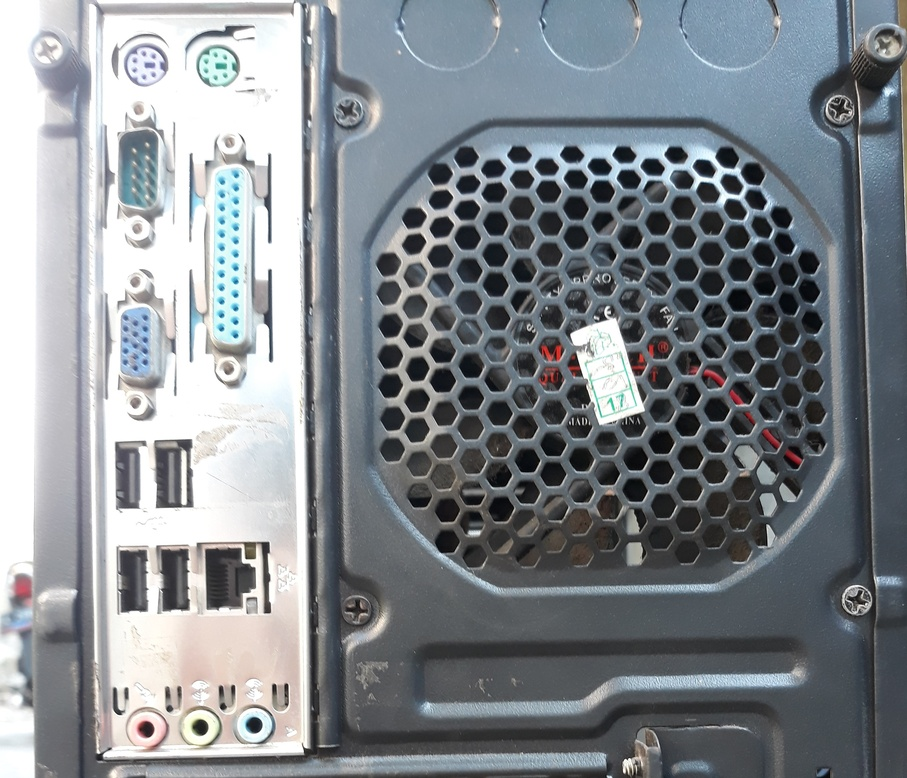
%> input picture img1.jpg, 907 x 778 px, shrunk from 3032 x 2600 before the run
$ octave matlab.m   (GNU Octave 9; MATLAB toolbox functions it lacks are replaced by stand-ins)
%> lines starting %> are read from the running program, lines starting %| are printed output that depends on the picture; in (x1, y1, x2, y2) boxes, pixels count from 0 and x2, y2 are one past the last pixel; in counts of white or black regions, pixels touching at a corner belong together; the program's own positions count from 1
image = imread('img1.jpg');
%> image is the input picture: size 778x907x3 uint8; mean R, G, B 132.3, 137.7, 142.7
a = im2bw(image);
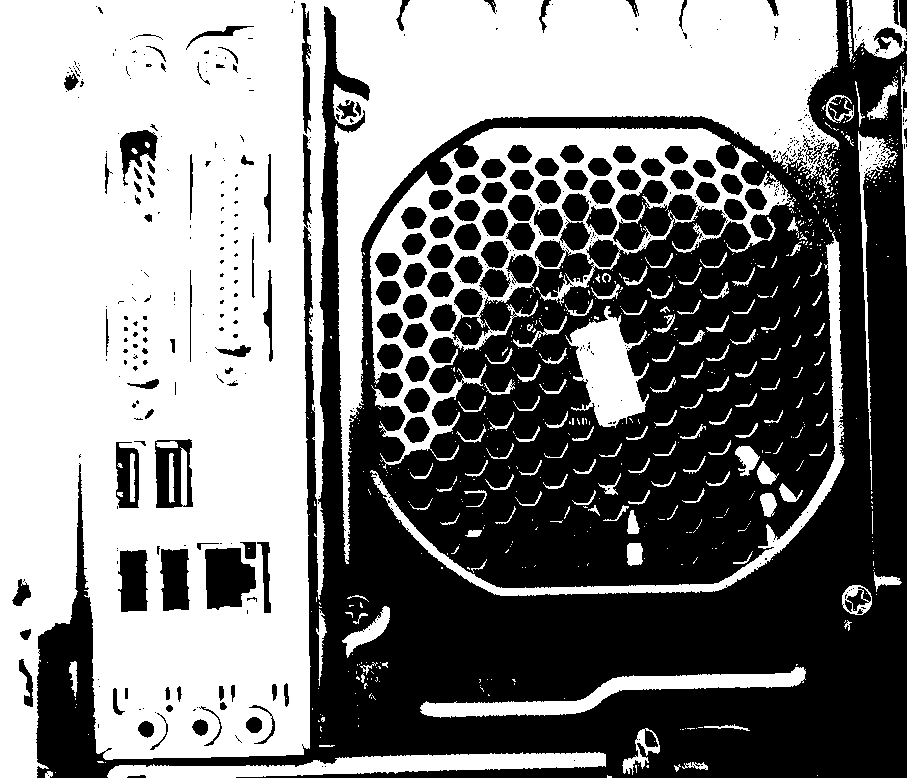
%> a: size 778x907 logical; 51.1% white; 523 black regions (391 under 20 px), largest, box (x1, y1, x2, y2) and area: (36, 0, 907, 778) 302764, (205, 548, 256, 610) 2446, (155, 439, 193, 508) 1673
s = regionprops(a,'centroid');
%> s = 645 regions; first 5, Centroid: [260.5 291.4], [49.4 775.1], [48 663], [56 773], [74.5 676.5]
figure;
imshow(s); title('input image');
%> (this line was passed over: imshow is not available in this run)
b = imcomplement(a);
% figure;
imshow(b); title('complement image');
[L,NUM] = bwlabel(b,4);
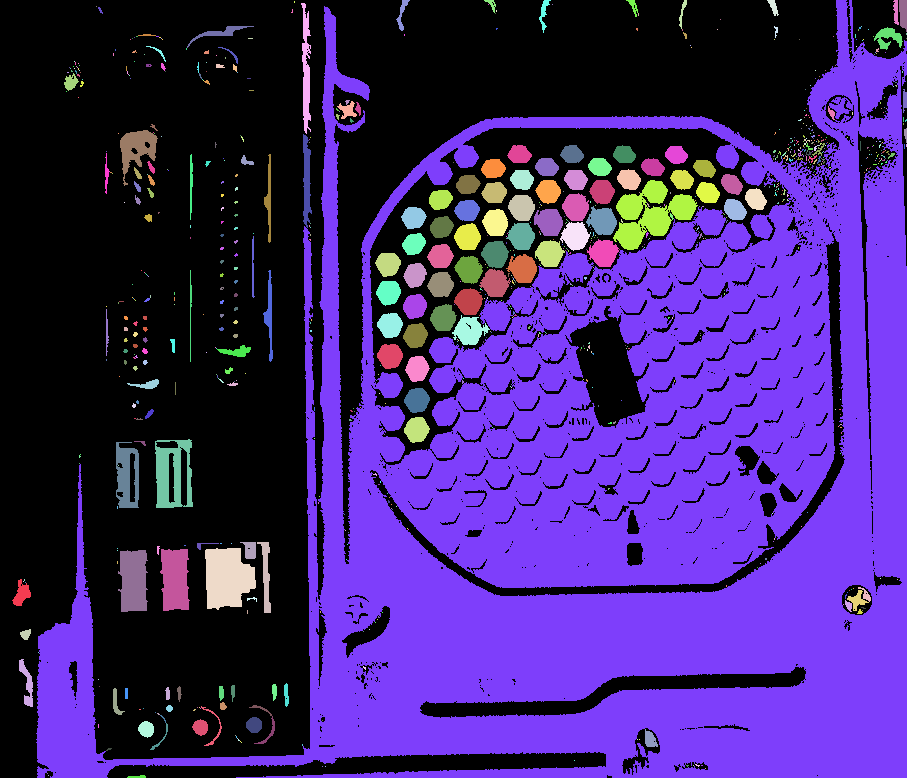
%> L: size 778x907 double; 870 distinct labels, from 0 to 869; one colour per label, 0 black
%> NUM = 869
% [5 lines of commented-out code are left out]
fprintf('jumlah lingkaran yang ditemukan : %d',NUM);
% disp(' ');printf('jumlah lingkaran yang ditemukan : %d',NUM);
disp(' ');
%| jumlah lingkaran yang ditemukan : 869

$ run again, with img2.jpg copied over img1.jpg
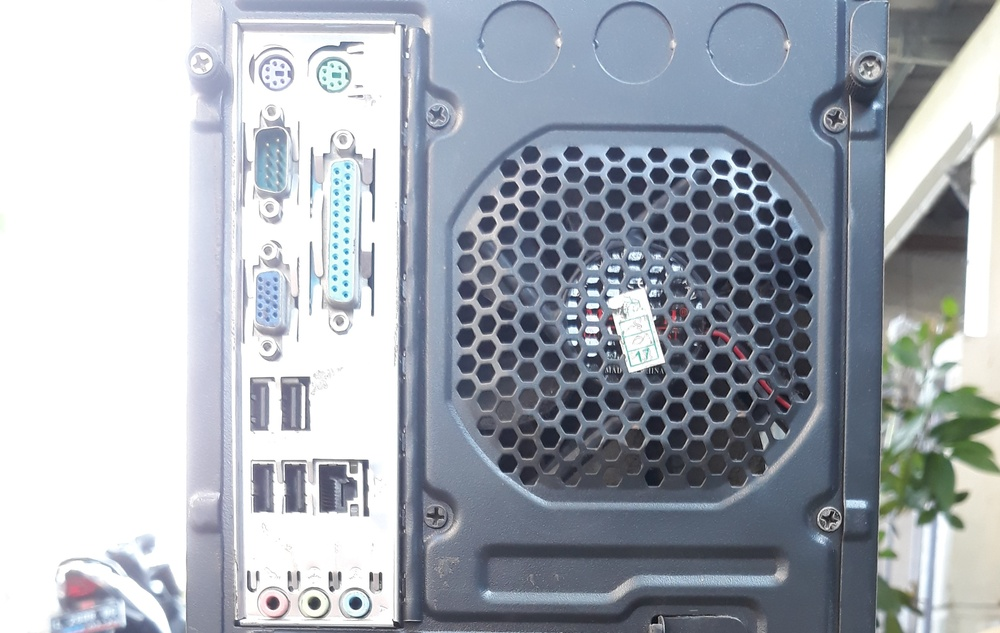
%> input picture img2.jpg, 1000 x 633 px, shrunk from 2832 x 1792 before the run
%> image is the input picture: size 633x1000x3 uint8; mean R, G, B 166.6, 172.7, 181.3
%> `a = im2bw(image);`:
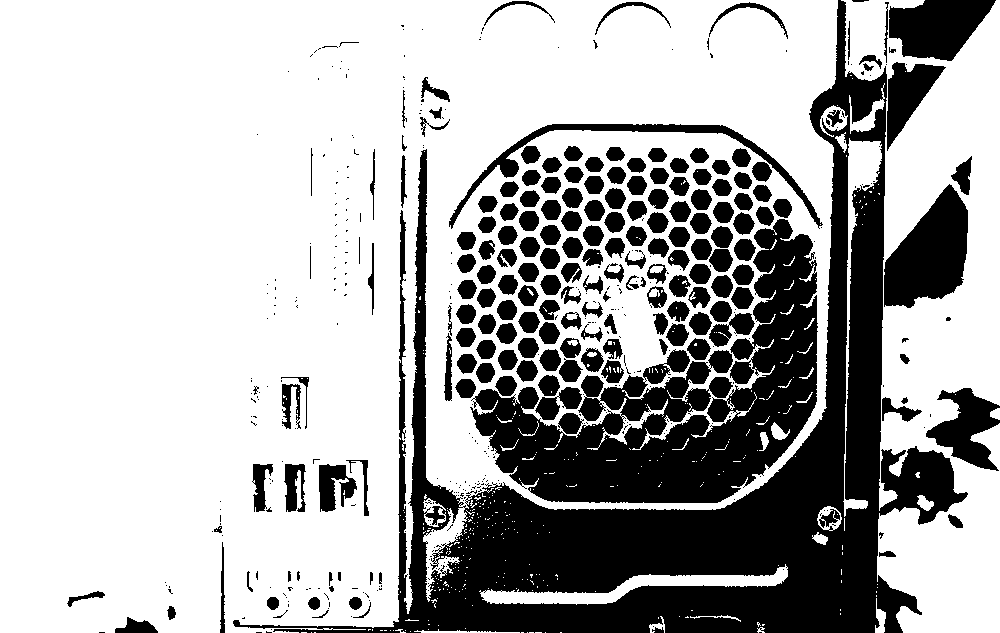
%> a: size 633x1000 logical; 68.9% white; 515 black regions (322 under 20 px), largest, box (x1, y1, x2, y2) and area: (233, 0, 968, 633) 90217, (470, 219, 818, 503) 40129, (884, 184, 968, 308) 6620
%> s = 384 regions; first 5, Centroid: [332.6 271.9], [217 531], [220.5 528.5], [284.7 397.2], [284 403.5]
%> `[L,NUM] = bwlabel(b,4);`:
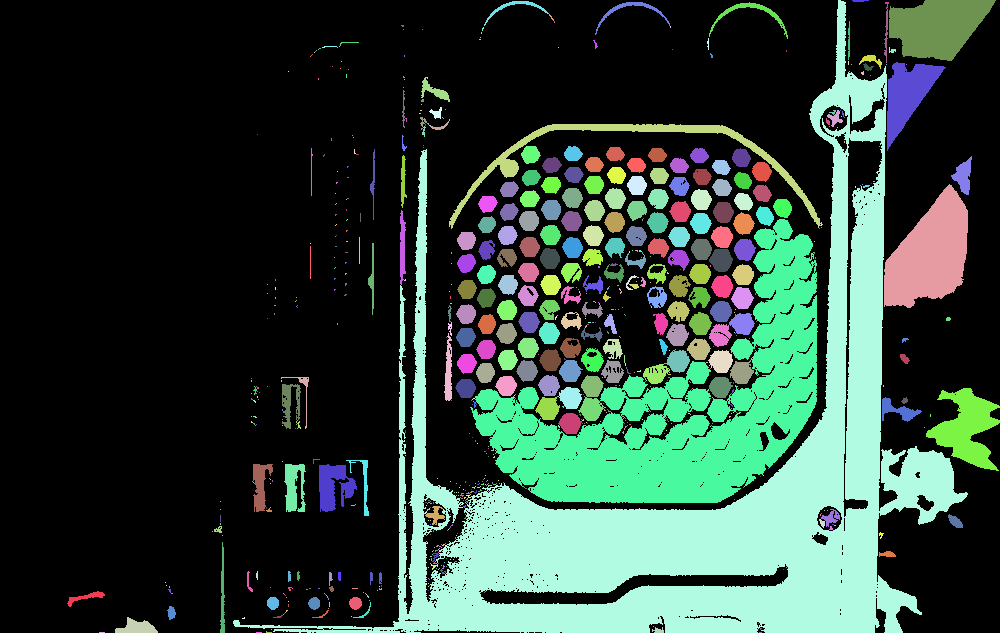
%> L: size 633x1000 double; 812 distinct labels, from 0 to 811; one colour per label, 0 black
%> NUM = 811
%| jumlah lingkaran yang ditemukan : 811

$ run again, with img3.jpg copied over img1.jpg
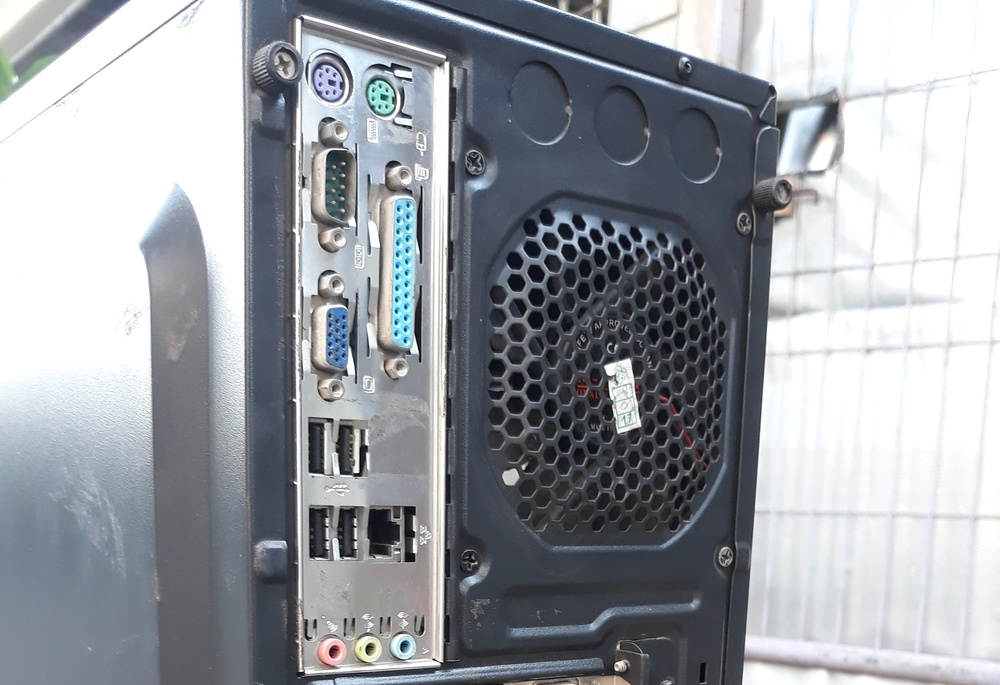
%> input picture img3.jpg, 1000 x 685 px, shrunk from 2840 x 1944 before the run
%> image is the input picture: size 685x1000x3 uint8; mean R, G, B 154.2, 157.9, 163.6
%> `a = im2bw(image);`:
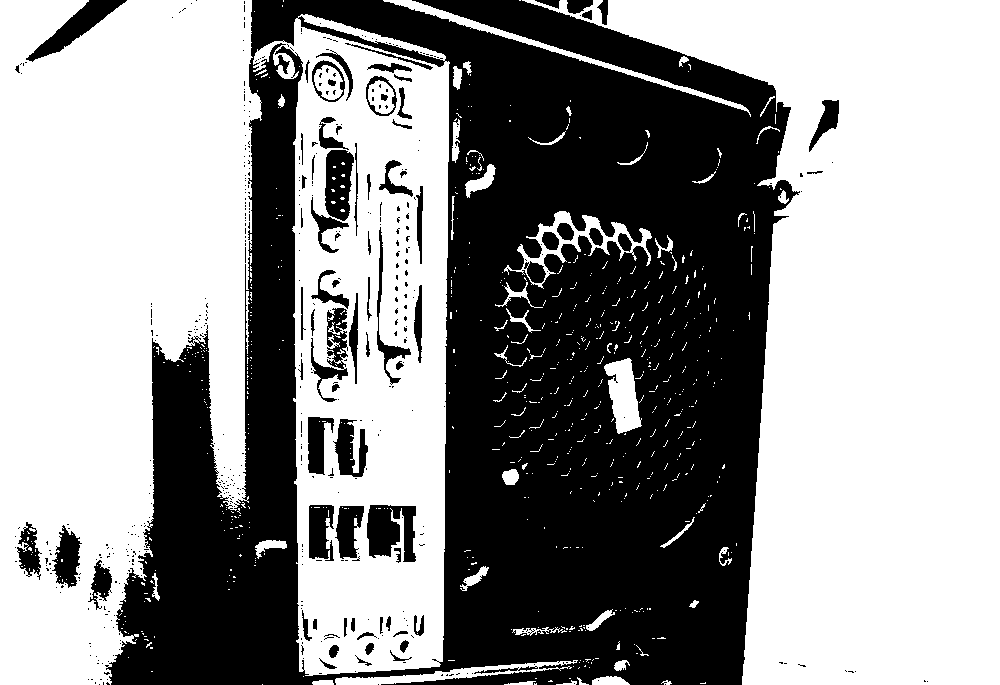
%> a: size 685x1000 logical; 58.2% white; 520 black regions (442 under 20 px), largest, box (x1, y1, x2, y2) and area: (105, 0, 800, 685) 261960, (367, 505, 416, 562) 2036, (26, 0, 127, 62) 1769
%> s = 706 regions; first 5, Centroid: [112.2 294.8], [22.5 567], [24 534], [25 541], [25 566]
%> `[L,NUM] = bwlabel(b,4);`:
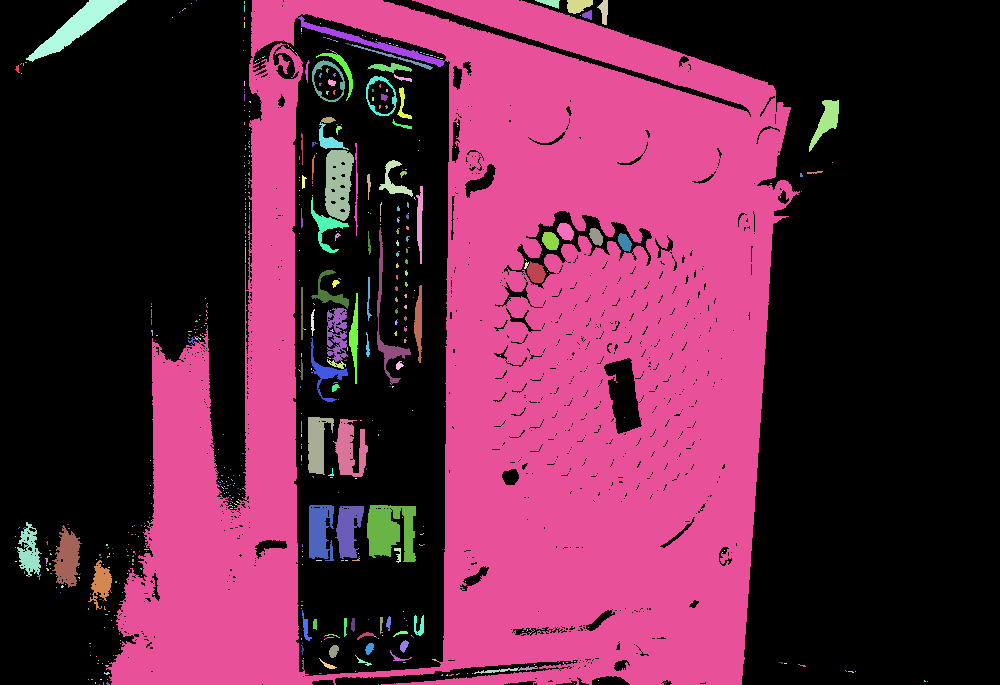
%> L: size 685x1000 double; 700 distinct labels, from 0 to 699; one colour per label, 0 black
%> NUM = 699
%| jumlah lingkaran yang ditemukan : 699

$ run again, with img4.jpg copied over img1.jpg
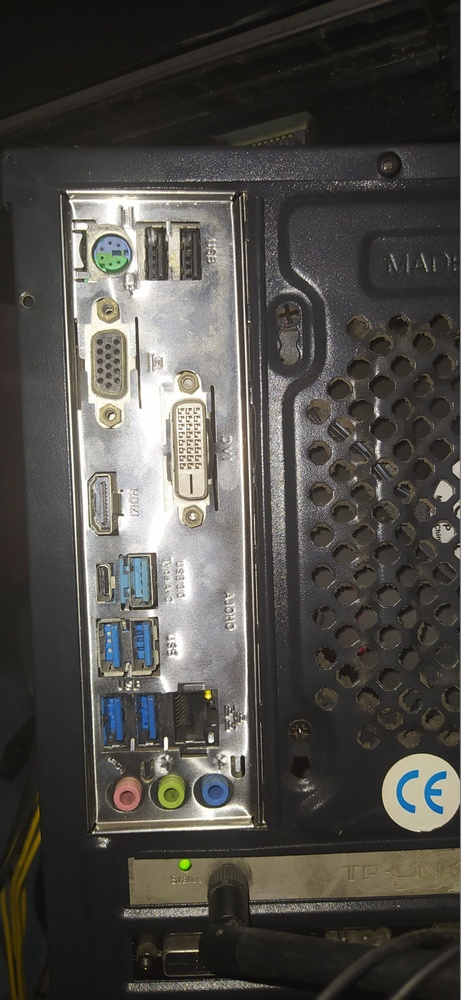
%> input picture img4.jpg, 461 x 1000 px, shrunk from 1844 x 4000 before the run
%> image is the input picture: size 1000x461x3 uint8; mean R, G, B 77.5, 75.3, 70.7
%> `a = im2bw(image);`:
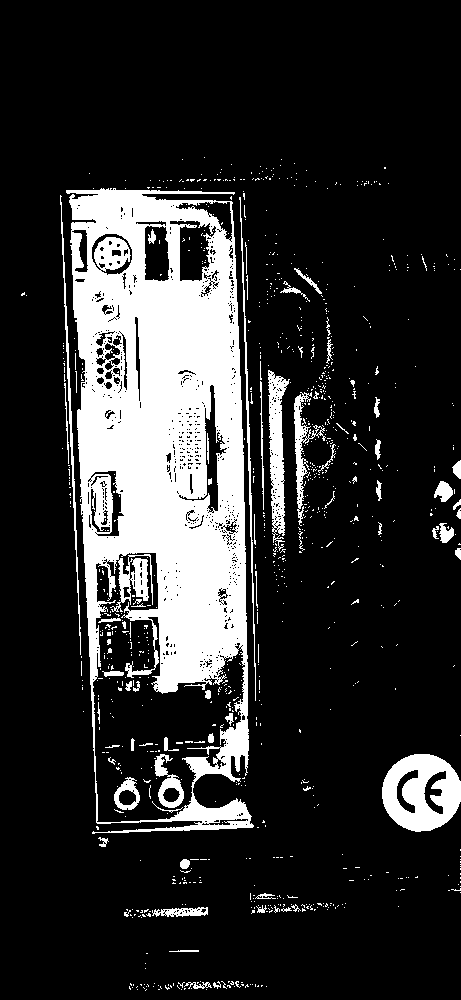
%> a: size 1000x461 logical; 18.3% white; 926 white regions (853 under 20 px), largest, box (x1, y1, x2, y2) and area: (66, 188, 254, 834) 68122, (382, 754, 461, 832) 4092, (268, 370, 290, 551) 2032
%> s = 926 regions; first 5, Centroid: [23.6 294.7], [27 296], [71.1 420.5], [63 449], [64 344]
%> `[L,NUM] = bwlabel(b,4);`:
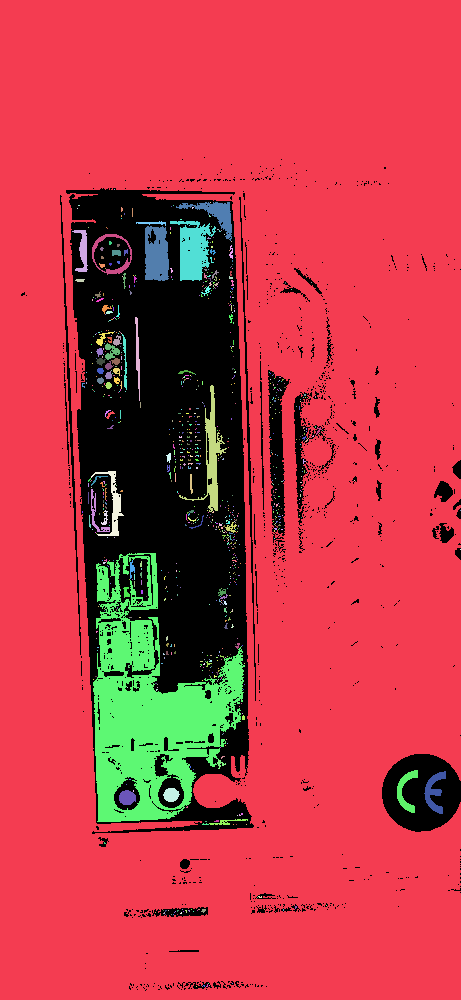
%> L: size 1000x461 double; 938 distinct labels, from 0 to 937; one colour per label, 0 black
%> NUM = 937
%| jumlah lingkaran yang ditemukan : 937
